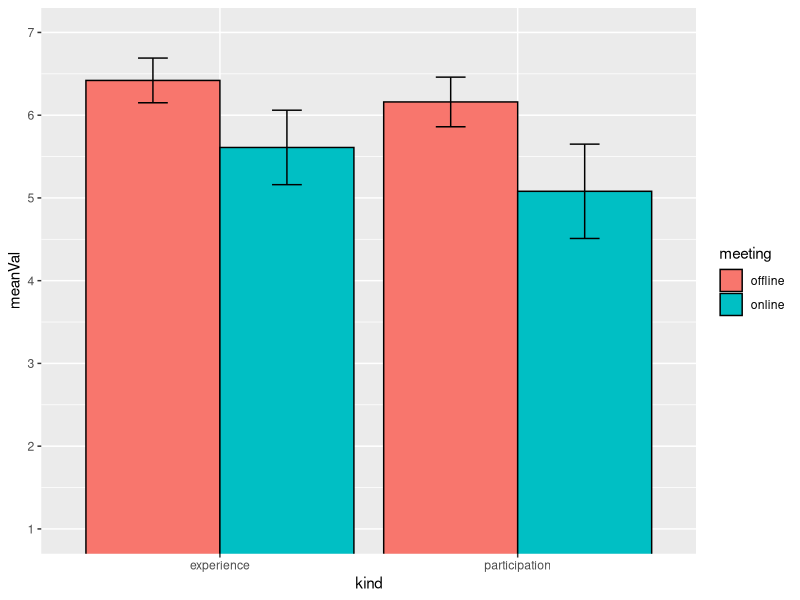
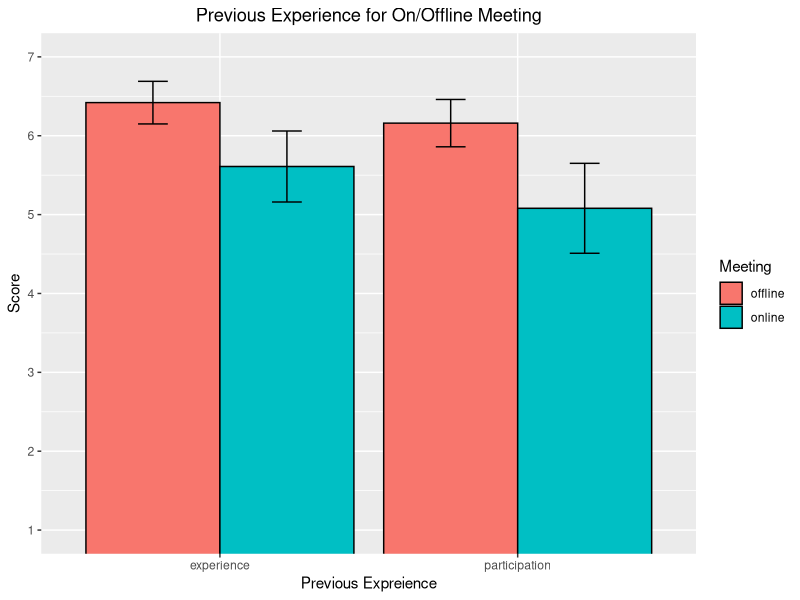
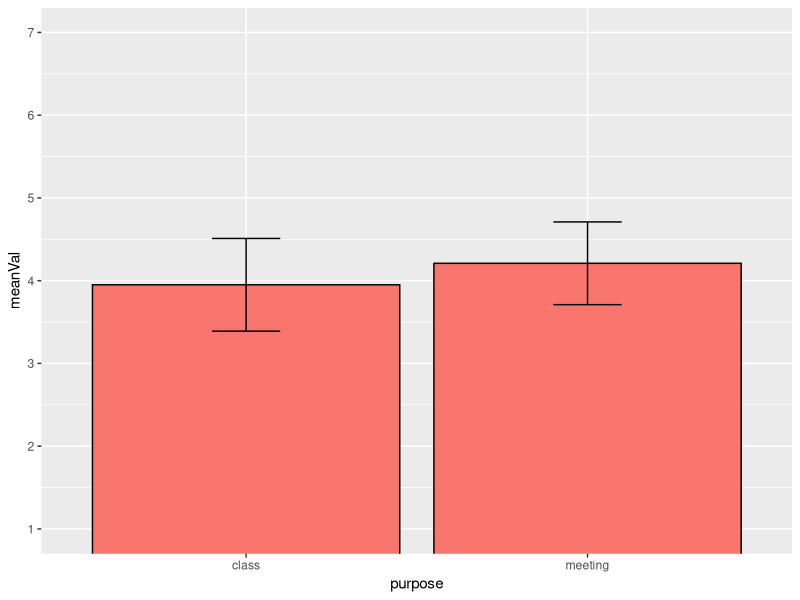
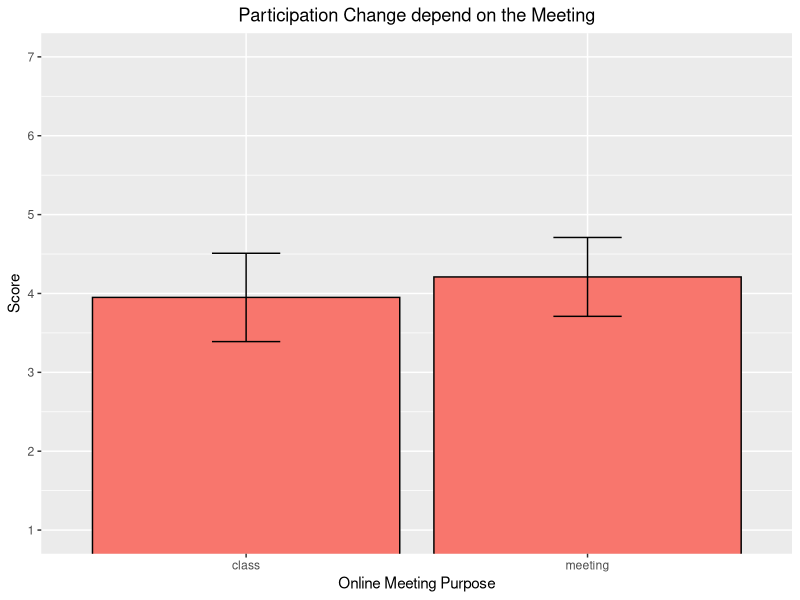
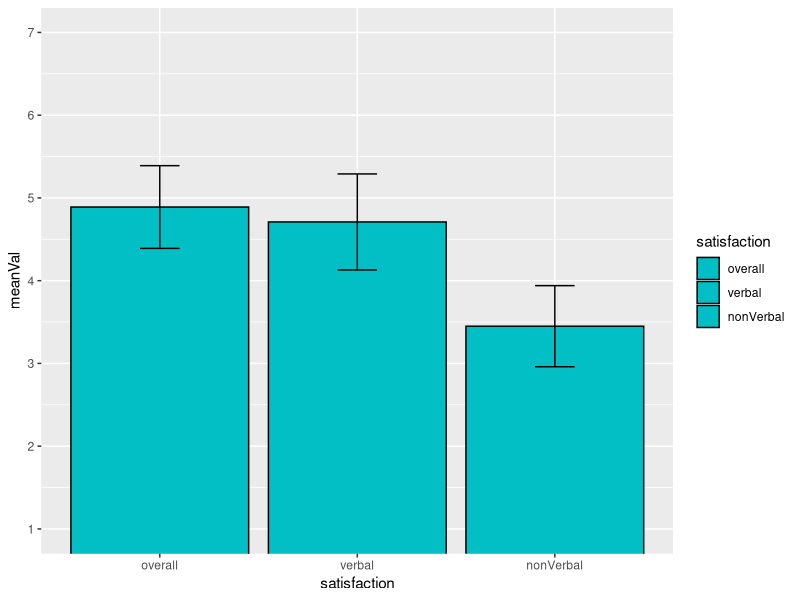
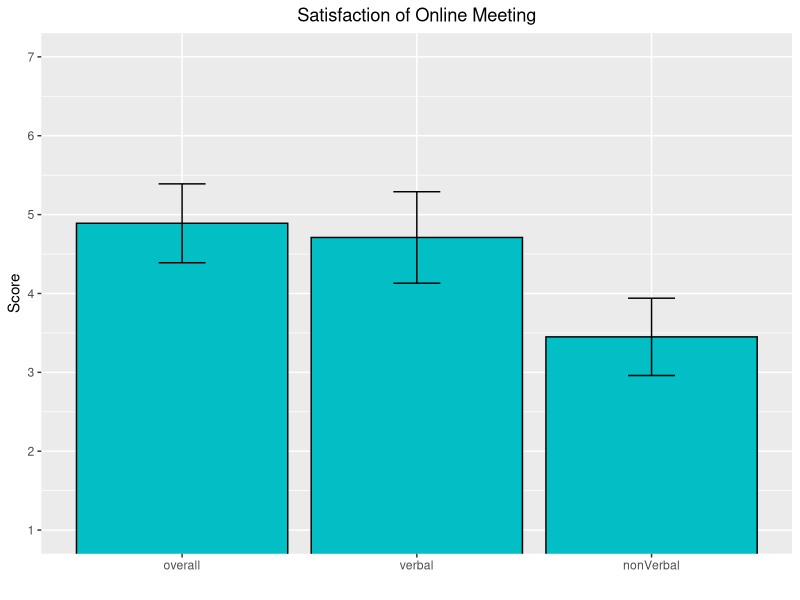

The R source for these figures, in order:
#install.package("")
install.packages("ggplot2")
install.packages("pylr")
install.packages("dplyr")
library(ggplot2)
library(plyr)
library(dplyr)

# --------------- #
# RED: "#F8766D"  #
# BLUE: "#01BFC4" #
# --------------- #


### Set File Path for Window Environment
setwd('C:/Users/LeeSooHwan/Desktop/DataVisualization-ZoomProj')
### Set File Path for Mac Environment
setwd("/Users/Soohwan/Desktop/DataVisualization-ZoomProj")



### Read Raw Data
data <- read.csv(file = "./data/questionnaire/rawData/rawData.csv", header=T, fileEncoding="UTF-8-BOM")



### Age of Participants
meanAge = mean(data$age)
variationAge = var(data$age)
stdAge = sd(data$age)



### Normality Test
# Previous Experience
shapiro.test(data$offlineExperience)
shapiro.test(data$offlineAggressivity)
shapiro.test(data$onlineExperience)
shapiro.test(data$onlineAggressivity)

# Online Experience - Participation Change
shapiro.test(data$onlineMeetingParticipationChange)
shapiro.test(data$onlineClassParticipationChange)

# Online Experience - Overal Satisfaction
shapiro.test(data$onlineSatisfaction)
shapiro.test(data$onlineVerbalSatisfaction)
shapiro.test(data$onlineNonverbalSatisfaction)



### Data Preprocessing Function (summary data)
data_summary <- function(data, varname, groupnames){
  require(plyr)
  summary_func <- function(x, col){
    c(mean = mean(x[[col]], na.rm=TRUE), sd = sd(x[[col]], na.rm=TRUE))
  }
  data_sum<-ddply(data, groupnames, .fun=summary_func,varname)
  data_sum <- rename(data_sum, c("mean" = varname))
  return(data_sum)
}



### Previous Experience for On/Offline Meeting ###
# Data Preprocessing
previousExperience <- read.csv(file = "./data/questionnaire/revisedData/previousExperience.csv", header=T, fileEncoding="UTF-8-BOM")
head(previousExperience)
m <- c("offline", "online")
k <- c("experience", "participation")
pe_summary <- data.frame(matrix(ncol = 6))
colnames(pe_summary) <- c("meeting", "kind", "meanVal", "sdVal", "seVal", "ciVal")
for (i in 1:length(m)) {
  for (j in 1:length(k)) {
    meanVal <- (mean(subset(previousExperience, previousExperience$meeting == m[i] & previousExperience$kind == k[j])$value))
    sdVal <- (sd(subset(previousExperience, previousExperience$meeting == m[i] & previousExperience$kind == k[j])$value))
    seVal <- sdVal/sqrt(38)
    ciVal <- 1.96*seVal
    pe_summary <- rbind(pe_summary, c(m[i], k[j], round(meanVal,2), round(sdVal,2), round(seVal,2), round(ciVal,2)))
  } 
} 
pe_summary <- pe_summary[-1 , ]
row.names(pe_summary) = NULL

# Change the Mean & Std to Numeric Value
pe_summary$meanVal = as.numeric(pe_summary$meanVal)
pe_summary$sdVal = as.numeric(pe_summary$sdVal)
pe_summary$seVal = as.numeric(pe_summary$seVal)
pe_summary$ciVal = as.numeric(pe_summary$ciVal)

# Default bar plot with 95% confidence level error bar
pe_summary$kind <- factor(pe_summary$kind, level = c("experience", "participation"))
p <- ggplot(pe_summary, aes(x=kind, y=meanVal, fill=meeting)) + 
  coord_cartesian(ylim = c(1, 7)) +
  scale_y_continuous(breaks = c(1,2,3,4,5,6,7)) + 
  geom_bar(stat="identity", color="black", position=position_dodge()) +
  geom_errorbar(aes(ymin=meanVal-ciVal, ymax=meanVal+ciVal), width=.2,position=position_dodge(.9))
print(p)
# Finished bar plot
p+labs(title="Previous Experience for On/Offline Meeting", x="Previous Expreience", y = "Score", fill = "Meeting") + theme(plot.title = element_text(hjust = 0.5))

# paried t-test for experience
t.test(subset(previousExperience, meeting == "offline" & kind == "experience")$value 
       - subset(previousExperience, meeting =="online" & kind == "experience")$value)
# paired t-test for participation
t.test(subset(previousExperience, meeting == "offline" & kind == "participation")$value 
       - subset(previousExperience, meeting =="online" & kind == "participation")$value)



### Online Experience - Participation Change ###
# Elicit dataframe form main data
onlineParticipationChange <- read.csv(file = "./data/questionnaire/revisedData/onlineParticipationChange.csv", header=T, fileEncoding="UTF-8-BOM")
head(onlineParticipationChange)
purpose <- c("meeting", "class")
opc_summary <- data.frame(matrix(ncol = 5))
colnames(opc_summary) <- c("purpose", "meanVal", "sdVal", "seVal", "ciVal")
for (i in 1:length(purpose)) {
  meanVal <- (mean(subset(onlineParticipationChange, onlineParticipationChange$participation == purpose[i])$value))
  sdVal <- (sd(subset(onlineParticipationChange, onlineParticipationChange$participation == purpose[i])$value))
  seVal <- sdVal/sqrt(38)
  ciVal <- 1.96*seVal
  opc_summary <- rbind(opc_summary, c(purpose[i], round(meanVal,2), round(sdVal,2), round(seVal,2), round(ciVal,2)))
} 
opc_summary <- opc_summary[-1 , ]
row.names(opc_summary) = NULL

# Change the Mean & Std to Numeric Value
opc_summary$meanVal = as.numeric(opc_summary$meanVal)
opc_summary$sdVal = as.numeric(opc_summary$sdVal)
opc_summary$seVal = as.numeric(opc_summary$seVal)
opc_summary$ciVal = as.numeric(opc_summary$ciVal)

# Default bar plot with 95% confidence level error bar
opc_summary$purpose <- factor(opc_summary$purpose, level = c("class", "meeting"))
p <- ggplot(opc_summary, aes(x=purpose, y=meanVal)) + 
  geom_bar(stat="identity", color="BLACK", fill = "#F8766D", position=position_dodge()) +
  geom_errorbar(aes(ymin=meanVal-ciVal, ymax=meanVal+ciVal), width=.2,position=position_dodge(.9)) +
  scale_y_continuous(breaks = c(1,2,3,4,5,6,7)) +
  coord_cartesian(ylim = c(1, 7))
print(p)
# Finished bar plot
p+labs(title="Participation Change depend on the Meeting", x="Online Meeting Purpose", y = "Score") + theme(plot.title = element_text(hjust = 0.5))




### Online Experience - Overall Satisfaction ###
# Elicit dataframe form main data
onlineSatisfaction <- read.csv(file = "./data/questionnaire/revisedData/onlineSatisfaction.csv", header=T, fileEncoding="UTF-8-BOM")
head(onlineSatisfaction)
s <- c("overall", "verbal", "nonVerbal")
os_summary <- data.frame(matrix(ncol = 5))
colnames(os_summary) <- c("satisfaction", "meanVal", "sdVal", "seVal", "ciVal")
for (i in 1:length(s)) {
  meanVal <- (mean(subset(onlineSatisfaction, onlineSatisfaction$satisfaction == s[i])$value))
  sdVal <- (sd(subset(onlineSatisfaction, onlineSatisfaction$satisfaction == s[i])$value))
  seVal <- sdVal/sqrt(38)
  ciVal <- 1.96*seVal
  os_summary <- rbind(os_summary, c(s[i], round(meanVal,2), round(sdVal,2), round(seVal,2), round(ciVal,2)))
} 
os_summary <- os_summary[-1 , ]
row.names(os_summary) = NULL

# Change the Mean & Std to Numeric Value
os_summary$meanVal = as.numeric(os_summary$meanVal)
os_summary$sdVal = as.numeric(os_summary$sdVal)
os_summary$seVal = as.numeric(os_summary$seVal)
os_summary$ciVal = as.numeric(os_summary$ciVal)

# Default bar plot with 95% confidence level error bar
os_summary$satisfaction <- factor(os_summary$satisfaction, level = c("overall", "verbal", "nonVerbal"))
p <- ggplot(os_summary, aes(x=satisfaction, y=meanVal, fill = satisfaction)) + 
  geom_bar(stat="identity", color="BLACK", position=position_dodge()) +
  geom_errorbar(aes(ymin=meanVal-ciVal, ymax=meanVal+ciVal), width=.2,position=position_dodge(.9)) +
  scale_y_continuous(breaks = c(1,2,3,4,5,6,7)) + 
  coord_cartesian(ylim = c(1, 7)) +
  scale_fill_manual(values = c("overall" = "#01BFC4","verbal" = "#01BFC4", 'nonVerbal' = '#01BFC4'))
print(p)
# Finished bar plot
p+labs(title="Satisfaction of Online Meeting", x="", y = "Score") + theme(legend.position="none", plot.title = element_text(hjust = 0.5))

# paired t-test
t.test(subset(onlineSatisfaction, satisfaction == "verbal")$value 
       - subset(onlineSatisfaction, satisfaction =="nonVerbal")$value)

